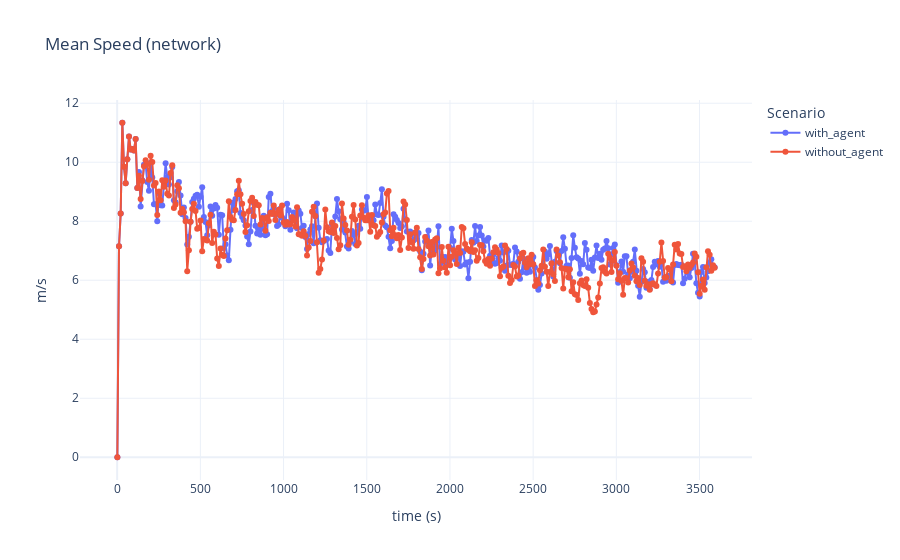
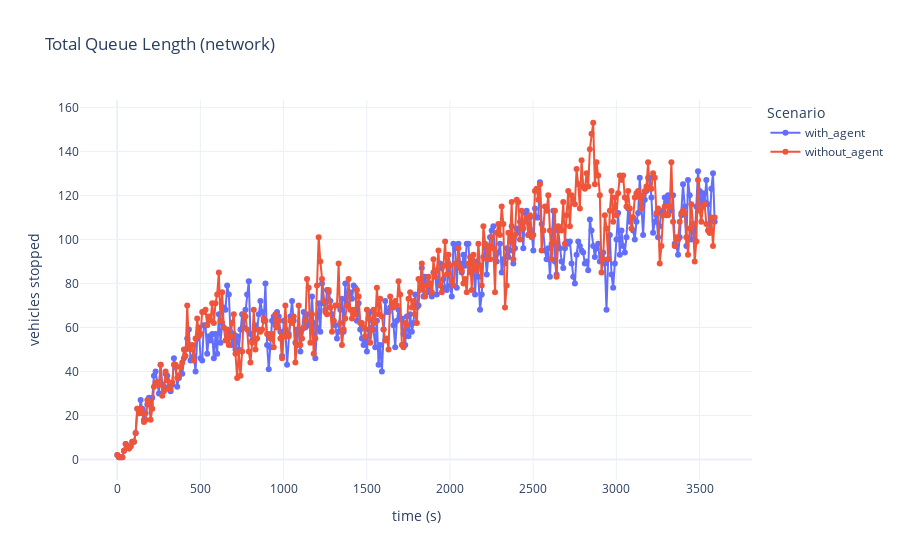
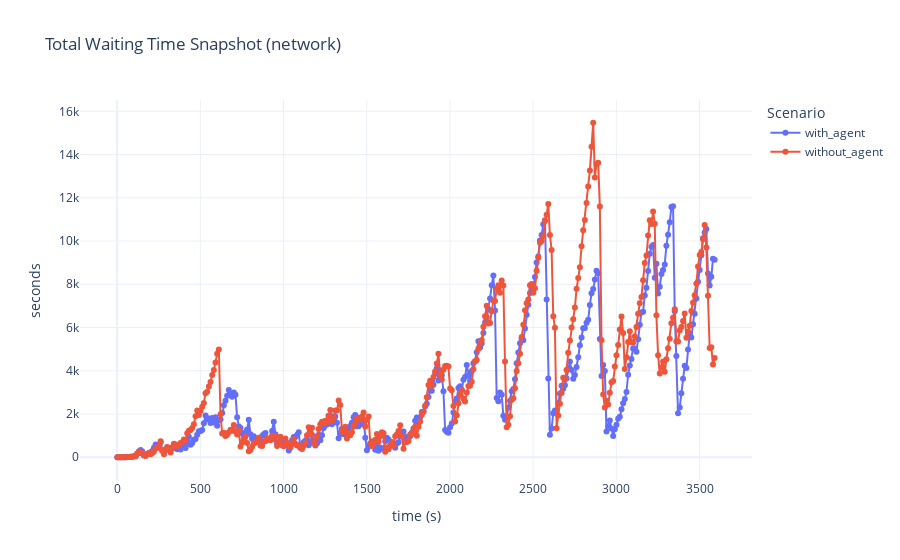
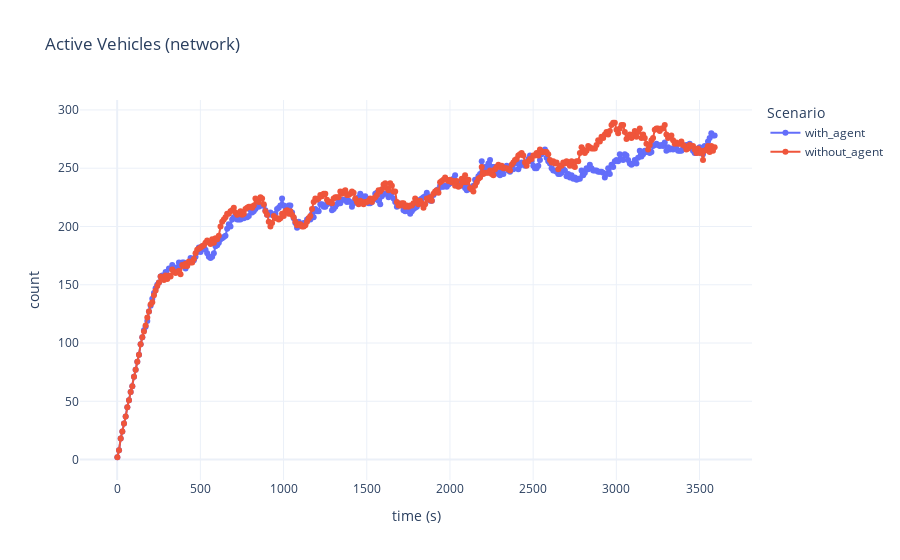

Notebook code cell kept with these figures, in order:
### Markdown cell above
# Визуализации (сетевые метрики)

### Code cell
plot_network_metric(net_c, "mean_speed_network", "Mean Speed (network)", "m/s")
plot_network_metric(net_c, "total_queue_len", "Total Queue Length (network)", "vehicles stopped")
plot_network_metric(net_c, "total_waiting_time_snapshot", "Total Waiting Time Snapshot (network)", "seconds")
plot_network_metric(net_c, "active_vehicles", "Active Vehicles (network)", "count")

### Figure 1 — Plotly figure (JSON) as saved in the notebook; plotly's stock layout.template omitted (floating-point values rounded to 4 significant figures; data arrays with more than 128 entries replaced by an {"elided": "..."} marker saying what was removed)
{"data": [{"hovertemplate": "scenario=with_agent<br>time_rounded=%{x}<br>mean_speed_network=%{y}<extra></extra>", "legendgroup": "with_agent", "line": {"color": "#636efa", "dash": "solid"}, "marker": {"symbol": "circle"}, "mode": "lines+markers", "name": "with_agent", "orientation": "v", "showlegend": true, "type": "scatter", "x": {"elided": "360 int values"}, "xaxis": "x", "y": {"elided": "360 float values"}, "yaxis": "y"}, {"hovertemplate": "scenario=without_agent<br>time_rounded=%{x}<br>mean_speed_network=%{y}<extra></extra>", "legendgroup": "without_agent", "line": {"color": "#EF553B", "dash": "solid"}, "marker": {"symbol": "circle"}, "mode": "lines+markers", "name": "without_agent", "orientation": "v", "showlegend": true, "type": "scatter", "x": {"elided": "360 int values"}, "xaxis": "x", "y": {"elided": "360 float values"}, "yaxis": "y"}], "layout": {"legend": {"title": {"text": "Scenario"}, "tracegroupgap": 0}, "title": {"text": "Mean Speed (network)"}, "xaxis": {"anchor": "y", "domain": [0, 1], "title": {"text": "time (s)"}}, "yaxis": {"anchor": "x", "domain": [0, 1], "title": {"text": "m/s"}}}}

### Figure 2 — Plotly figure (JSON) as saved in the notebook; plotly's stock layout.template omitted (floating-point values rounded to 4 significant figures; data arrays with more than 128 entries replaced by an {"elided": "..."} marker saying what was removed)
{"data": [{"hovertemplate": "scenario=with_agent<br>time_rounded=%{x}<br>total_queue_len=%{y}<extra></extra>", "legendgroup": "with_agent", "line": {"color": "#636efa", "dash": "solid"}, "marker": {"symbol": "circle"}, "mode": "lines+markers", "name": "with_agent", "orientation": "v", "showlegend": true, "type": "scatter", "x": {"elided": "360 int values"}, "xaxis": "x", "y": {"elided": "360 int values"}, "yaxis": "y"}, {"hovertemplate": "scenario=without_agent<br>time_rounded=%{x}<br>total_queue_len=%{y}<extra></extra>", "legendgroup": "without_agent", "line": {"color": "#EF553B", "dash": "solid"}, "marker": {"symbol": "circle"}, "mode": "lines+markers", "name": "without_agent", "orientation": "v", "showlegend": true, "type": "scatter", "x": {"elided": "360 int values"}, "xaxis": "x", "y": {"elided": "360 int values"}, "yaxis": "y"}], "layout": {"legend": {"title": {"text": "Scenario"}, "tracegroupgap": 0}, "title": {"text": "Total Queue Length (network)"}, "xaxis": {"anchor": "y", "domain": [0, 1], "title": {"text": "time (s)"}}, "yaxis": {"anchor": "x", "domain": [0, 1], "title": {"text": "vehicles stopped"}}}}

### Figure 3 — Plotly figure (JSON) as saved in the notebook; plotly's stock layout.template omitted (floating-point values rounded to 4 significant figures; data arrays with more than 128 entries replaced by an {"elided": "..."} marker saying what was removed)
{"data": [{"hovertemplate": "scenario=with_agent<br>time_rounded=%{x}<br>total_waiting_time_snapshot=%{y}<extra></extra>", "legendgroup": "with_agent", "line": {"color": "#636efa", "dash": "solid"}, "marker": {"symbol": "circle"}, "mode": "lines+markers", "name": "with_agent", "orientation": "v", "showlegend": true, "type": "scatter", "x": {"elided": "360 int values"}, "xaxis": "x", "y": {"elided": "360 float values"}, "yaxis": "y"}, {"hovertemplate": "scenario=without_agent<br>time_rounded=%{x}<br>total_waiting_time_snapshot=%{y}<extra></extra>", "legendgroup": "without_agent", "line": {"color": "#EF553B", "dash": "solid"}, "marker": {"symbol": "circle"}, "mode": "lines+markers", "name": "without_agent", "orientation": "v", "showlegend": true, "type": "scatter", "x": {"elided": "360 int values"}, "xaxis": "x", "y": {"elided": "360 float values"}, "yaxis": "y"}], "layout": {"legend": {"title": {"text": "Scenario"}, "tracegroupgap": 0}, "title": {"text": "Total Waiting Time Snapshot (network)"}, "xaxis": {"anchor": "y", "domain": [0, 1], "title": {"text": "time (s)"}}, "yaxis": {"anchor": "x", "domain": [0, 1], "title": {"text": "seconds"}}}}

### Figure 4 — Plotly figure (JSON) as saved in the notebook; plotly's stock layout.template omitted (floating-point values rounded to 4 significant figures; data arrays with more than 128 entries replaced by an {"elided": "..."} marker saying what was removed)
{"data": [{"hovertemplate": "scenario=with_agent<br>time_rounded=%{x}<br>active_vehicles=%{y}<extra></extra>", "legendgroup": "with_agent", "line": {"color": "#636efa", "dash": "solid"}, "marker": {"symbol": "circle"}, "mode": "lines+markers", "name": "with_agent", "orientation": "v", "showlegend": true, "type": "scatter", "x": {"elided": "360 int values"}, "xaxis": "x", "y": {"elided": "360 int values"}, "yaxis": "y"}, {"hovertemplate": "scenario=without_agent<br>time_rounded=%{x}<br>active_vehicles=%{y}<extra></extra>", "legendgroup": "without_agent", "line": {"color": "#EF553B", "dash": "solid"}, "marker": {"symbol": "circle"}, "mode": "lines+markers", "name": "without_agent", "orientation": "v", "showlegend": true, "type": "scatter", "x": {"elided": "360 int values"}, "xaxis": "x", "y": {"elided": "360 int values"}, "yaxis": "y"}], "layout": {"legend": {"title": {"text": "Scenario"}, "tracegroupgap": 0}, "title": {"text": "Active Vehicles (network)"}, "xaxis": {"anchor": "y", "domain": [0, 1], "title": {"text": "time (s)"}}, "yaxis": {"anchor": "x", "domain": [0, 1], "title": {"text": "count"}}}}
